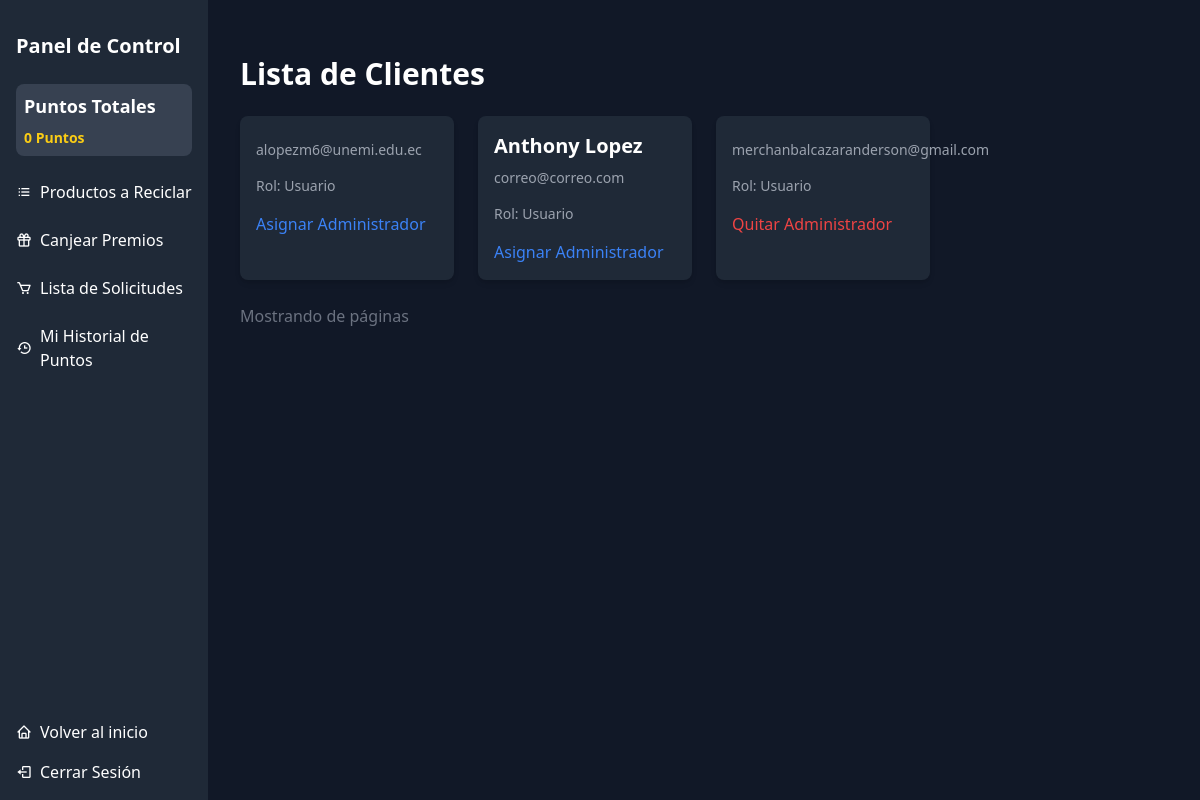
The app's page /security/clients/ with its own data.
### core/security/models.py (models this page shows, shortened)
class User(AbstractUser):
    email = models.EmailField(_('email address'), unique=True)
    is_admin = models.BooleanField(default=False, help_text="Indica si el usuario es un administrador.")
    phone_number = models.CharField(max_length=10, blank=True, help_text="Número de teléfono del usuario.")
    address = models.CharField(max_length=255, blank=True, help_text="Dirección del usuario.")
    date_of_birth = models.DateField(null=True, blank=True, help_text="Fecha de nacimiento del usuario.")
    gender = models.CharField(
        max_length=10,
        choices=[('M', 'Masculino'), ('F', 'Femenino'), ('O', 'Otro')],
        blank=True,
        help_text="Género del usuario."
    )
    profile_image = models.ImageField(
        upload_to='profile_img/',
        null=True,
        blank=True,
        help_text="Imagen de perfil del usuario.",
        validators=[validate_image_extension]
    )
    ROLE_CHOICES = [
        ('USER', 'Usuario'),
        ('ADMIN', 'Administrador'),
    ]
    role = models.CharField(
        max_length=6,
        choices=ROLE_CHOICES,
        default='USER',
        help_text="Rol del usuario."
    )
    USERNAME_FIELD = 'username'
    REQUIRED_FIELDS = ['email', 'first_name', 'last_name']
    @property
    def get_role_display(self):
        return dict(self.ROLE_CHOICES).get(self.role, 'Usuario')
    def get_full_name(self):
        return f"{self.first_name} {self.last_name}"
    groups = models.ManyToManyField(Group, related_name='security_user_set', blank=True)
    user_permissions = models.ManyToManyField('auth.Permission', related_name='security_user_set', blank=True)

### core/security/views/client.py (the view, shortened to what this page needs)
# urls.py: path('clients/', client.ClientListView.as_view(), name='client_list'),
class ClientListView(ListView):
    model = get_user_model()
    template_name = 'core/security/client/client_list.html'
    context_object_name = 'clients'
    paginate_by = 10  # Puedes ajustar el número de clientes por página
    def get_queryset(self):
        return get_user_model().objects.filter(Q(role='USER') | Q(is_superuser=True))  # Filtra usuarios y superusuarios

### core/dashboard/context_processors.py (called while the page is built)
def total_points(request):
    if request.user.is_authenticated:
        total_points = Points.objects.filter(user=request.user).aggregate(total=models.Sum('number'))['total'] or 0
        total_history_points = PointHistory.objects.filter(user=request.user).aggregate(total=models.Sum('points'))['total'] or 0
        total_points = total_history_points
    else:
        total_points = 0
    return {'total_points': total_points}

### templates/core/security/client/client_list.html (shortened to what this page needs)
{% extends 'components/base_dash.html' %}
{% block content %}
<div class="max-w-7xl mx-auto py-6">
    <h2 class="text-3xl font-semibold text-white mb-6">Lista de Clientes</h2>
    <div class="grid grid-cols-1 sm:grid-cols-2 md:grid-cols-3 lg:grid-cols-4 gap-6">
        {% for client in clients %}
        <div class="bg-gray-800 text-white rounded-lg shadow-md p-4">
            <div class="mb-4">
                <h3 class="text-xl font-semibold">{{ client.get_full_name }}</h3>
                <p class="text-sm text-gray-400 mt-2">{{ client.email }}</p>
            </div>
            <div class="mb-4">
                <p class="text-sm text-gray-400">Rol: {{ client.get_role_display }}</p>
            </div>
            <div class="flex justify-between">
                <form action="{% url 'security:client_list' %}" method="post">
                    {% if client.is_admin %}
                        <button type="submit" name="action" value="remove_admin" class="text-red-500 hover:text-red-700">Quitar Administrador</button>
                    {% else %}
                        <button type="submit" name="action" value="assign_admin" class="text-blue-500 hover:text-blue-700">Asignar Administrador</button>
                    {% endif %}
                </form>
            </div>
        </div>
        {% empty %}
        <div class="col-span-4 text-center text-sm text-gray-500">
            No hay clientes disponibles
        </div>
        {% endfor %}
    </div>
    <div class="mt-6">
        <div class="flex justify-between">
            <span class="text-gray-500">Mostrando {{ clients.paginator.page }} de {{ clients.paginator.num_pages }} páginas</span>
            <div class="flex">
            </div>
        </div>
    </div>
</div>
{% endblock %}

### records on screen
User: email "alopezm6@unemi.edu.ec", role "Usuario", is_admin "Asignar Administrador"
User: get_full_name "Anthony Lopez", email "correo@correo.com", role "Usuario", is_admin "Asignar Administrador"
User: email "merchanbalcazaranderson@gmail.com", role "Usuario", is_admin "Quitar Administrador"

### other values on screen
{{ total_points }} "0"
